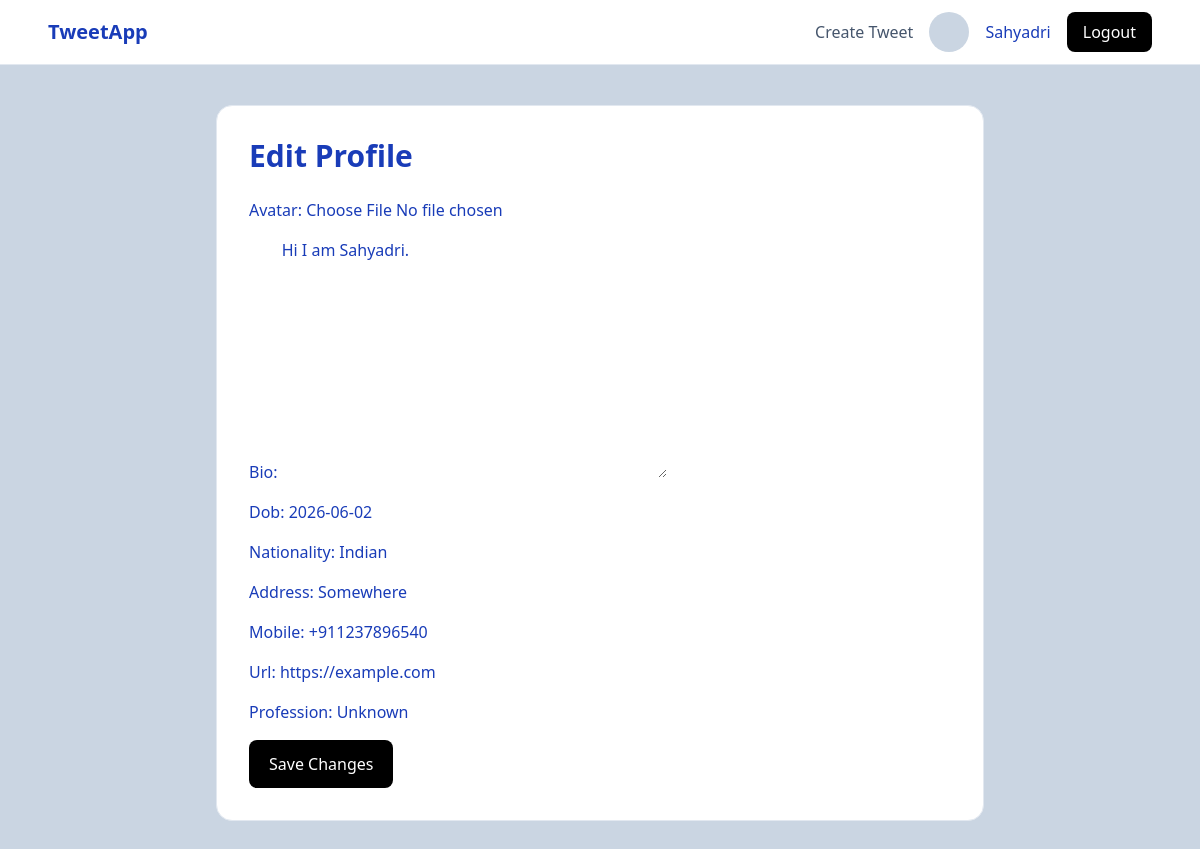
Screenshot of /accounts/profile/edit/ (signed in) with the database file from the repository.
### accounts/models.py (models this page shows, shortened)
class Profile(models.Model):
    user = models.OneToOneField(User,on_delete=models.CASCADE)
    avatar = models.ImageField(upload_to="avatars/",blank=True,null=True)
    bio = models.TextField(blank=True)
    dob = models.DateField(blank=True,null=True)
    nationality = models.CharField(max_length=20,blank=True)
    address = models.CharField(max_length=250,blank=True)
    mobile = models.CharField(max_length=14,blank=True)
    created_at = models.DateTimeField(auto_now_add=True)
    modified_at = models.DateTimeField(auto_now=True)
    url = models.URLField(blank=True)
    profession = models.CharField(max_length=50,blank=True)
    class Meta:
        ordering = ['-created_at','-modified_at']

### accounts/views.py (the view)
# urls.py: path("profile/edit/", profile_edit, name="profile_edit"),
@login_required
def profile_edit(request:HttpRequest)->HttpResponse:
    profile = request.user.profile # type: ignore
    if request.method == "POST":
        form = ProfileForm( request.POST, request.FILES,instance=profile) # type: ignore
        if form.is_valid():
            form.save()
            return redirect("profile")
    else:
        form = ProfileForm(instance=profile) # type: ignore
    return render( request,"registration/profile_edit.html",{"form": form})

### accounts/forms.py
class ProfileForm(forms.ModelForm):
    class Meta:
        model = Profile
        fields = [
            "avatar",
            "bio",
            "dob",
            "nationality",
            "address",
            "mobile",
            "url",
            "profession",
        ]

### accounts/templates/registration/profile_edit.html (shortened to what this page needs)
{% extends "layout.html" %}
{% block content %}
<section class="max-w-3xl mx-auto py-10">
<div class="bg-white rounded-2xl border border-slate-200 p-8">
    <h1 class="text-3xl font-bold mb-6">
        Edit Profile
    </h1>
    <form
        method="POST"
        enctype="multipart/form-data"
        class="space-y-4"
    >
        {{ form.as_p }}
        <button type="submit" class="bg-black text-white px-5 py-3 rounded-lg">
            Save Changes
        </button>
    </form>
</div>
</section>
{% endblock %}

### templates/layout.html (shortened to what this page needs)
{% load static %}
{% load tailwind_tags %}
<!DOCTYPE html>
<html lang="en">
<head>
    {% tailwind_css %}
    <link rel="stylesheet" href="{% static 'css/dist/styles.css' %}">
</head>
<body class="bg-slate-300 text-blue-800 min-h-screen">
<header class="border-b border-slate-200 bg-white sticky top-0 z-50">
<nav class="max-w-6xl mx-auto px-6 h-16 flex items-center justify-between">
    <a href="{% url 'home' %}" class="font-bold text-xl">
        TweetApp
    </a>
    <div class="flex items-center gap-4">
        {% if request.user.is_authenticated %}
            <a href="{% url 'tweet_create' %}" class="text-slate-600 hover:text-black">
                Create Tweet
            </a>
            {% if request.user.profile.avatar %}
            <img src="{{ request.user.profile.avatar.url }}" alt="Avatar"
                class="w-10 h-10 rounded-full object-cover border">
            {% else %}
            <div class="w-10 h-10 rounded-full bg-slate-300"></div>
            {% endif %}
            <a href="{% url 'profile' %}">
                {{ request.user.username }}
            </a>
            <form method="POST" action="{% url 'logout' %}">
                <button type="submit" class="bg-black text-white px-4 py-2 rounded-lg">
                    Logout
                </button>
            </form>
        {% endif %}
    </div>
</nav>
</header>
<main>
    {% block content %}
    {% endblock %}
</main>
</body>
</html>

### rows the page displays
Profile: bio "Hi I am Sahyadri.", dob "2026-06-02", nationality "Indian", address "Somewhere", mobile "+911237896540", url "https://example.com", profession "Unknown"

### other values shown
{{ request.user.username }} "Sahyadri"
